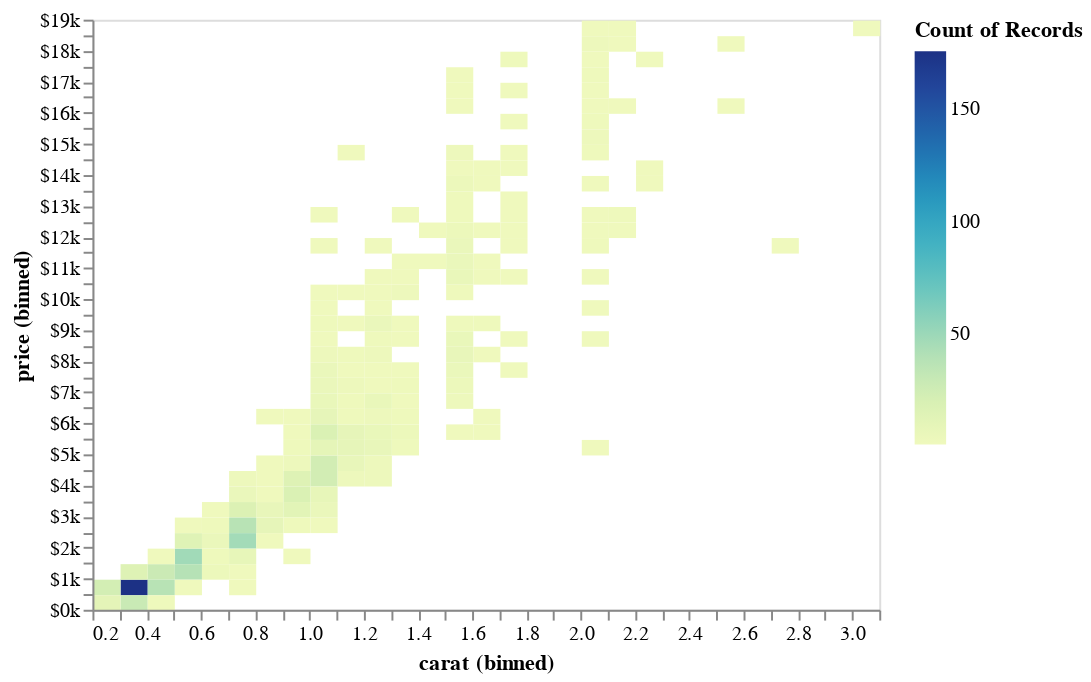

Here is the notebook cell this chart was saved with:
### Code cell
alt.Chart(diamonds).mark_rect().encode(
    alt.X('carat', bin=alt.Bin(maxbins=40)),
    alt.Y('price', bin=alt.Bin(maxbins=40), axis=alt.Axis(format='$~s', tickCount=1)),
    alt.Color('count()', legend=alt.Legend(format='s')))

### Figure 1 — Vega-Lite specification as saved in the notebook (floating-point values rounded to 4 significant figures; data arrays with more than 128 entries replaced by an {"elided": "..."} marker saying what was removed)
{"$schema": "https://vega.github.io/schema/vega-lite/v4.8.1.json", "config": {"view": {"continuousHeight": 300, "continuousWidth": 400}}, "data": {"name": "data-257cef40f6410df84e608745ea41c69e"}, "datasets": {"data-257cef40f6410df84e608745ea41c69e": {"elided": "1000 records"}}, "encoding": {"color": {"aggregate": "count", "legend": {"format": "s"}, "type": "quantitative"}, "x": {"bin": {"maxbins": 40}, "field": "carat", "type": "quantitative"}, "y": {"axis": {"format": "$~s", "tickCount": 1}, "bin": {"maxbins": 40}, "field": "price", "type": "quantitative"}}, "mark": "rect"}
